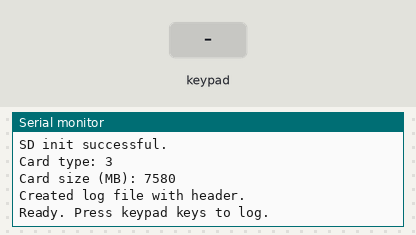
A sketch run on a simulated ESP32. On the bench: the last lines printed to the serial monitor. Inputs (shaded band) come from the test bench. Storage starts empty.

Above: at 1.7 s.
1.8 s: key '1' pressed
At 3.0 s:
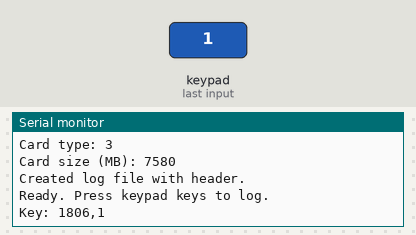
3.3 s: keypad keys 1 3 1 2 2 7 1 4 # pressed 0.4 s apart
At 8.0 s:
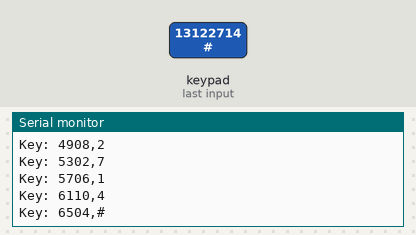
8.4 s: key '*' pressed
At 9.5 s:
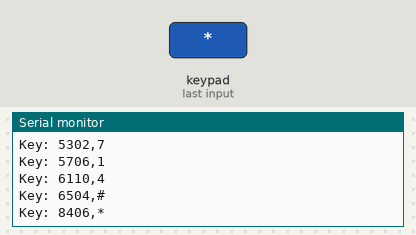
9.9 s: keypad keys 1 3 1 2 2 7 1 4 pressed 0.4 s apart
At 13.8 s:
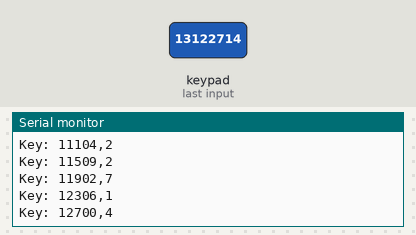
Timing chart, 0 to 15.3 s (numbered marks = the images above; inputs shaded):
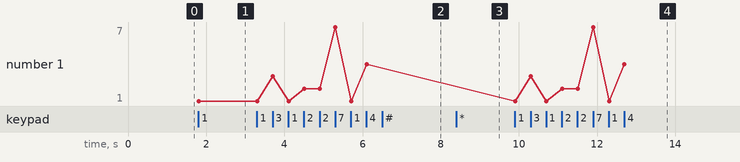

The sketch:

Test_sdcard_module.ino
```cpp
// Keypad -> SD card logger test for ESP32
// Uses custom SPI pin mapping so it won't conflict with your HX711 + I2C LCD pins

#include <Arduino.h>
#include <SPI.h>
#include <SD.h>
#include <Keypad.h>

// ---------- SD card SPI pin mapping (custom) ----------
static const int SD_CS   = 5;   // Chip Select (default, reliable on DevKit when not held low at boot)
static const int SD_SCK  = 17;  // SCK (TX2/U2_TXD)
static const int SD_MISO = 25;  // MISO
static const int SD_MOSI = 21;  // MOSI

// ---------- Keypad (reuse your existing mapping) ----------
const byte ROWS = 4;
const byte COLS = 3;
char keys[ROWS][COLS] = {
  {'1','2','3'},
  {'4','5','6'},
  {'7','8','9'},
  {'*','0','#'}
};
// Your project’s pins:
byte rowPins[ROWS] = {13, 12, 27, 14};
byte colPins[COLS] = {26, 33, 32};

Keypad keypad = Keypad(makeKeymap(keys), rowPins, colPins, ROWS, COLS);

// File name on SD
const char* LOG_FILE = "/keypad_log.txt";

// Helper to append text to the log file, with retry if needed
void appendToLog(const String &line) {
  File f = SD.open(LOG_FILE, FILE_WRITE);
  if (!f) {
    Serial.println("Failed to open log file (write). Retrying SD init...");
    // Try a quick re-init
    SD.end();
    delay(50);
    pinMode(SD_CS, OUTPUT);
    digitalWrite(SD_CS, HIGH);
    SPI.begin(SD_SCK, SD_MISO, SD_MOSI, SD_CS);
    if (!SD.begin(SD_CS, SPI, 1000000)) {
      Serial.println("Re-init failed.");
      return;
    }
    // Retry open
    f = SD.open(LOG_FILE, FILE_WRITE);
    if (!f) {
      Serial.println("Failed to open log file after re-init");
      return;
    }
  }
  // Append by seeking to end for reliability
  f.seek(f.size());
  f.println(line);
  f.close();
}

void setup() {
  Serial.begin(115200);
  delay(500);

  // Ensure CS idles high before touching SPI
  pinMode(SD_CS, OUTPUT);
  digitalWrite(SD_CS, HIGH);

  // Initialize remapped SPI bus
  SPI.begin(SD_SCK, SD_MISO, SD_MOSI, SD_CS);

  // Try to initialize SD (start slow for signal integrity)
  Serial.println("Initializing SD card...");
  bool sdOk = SD.begin(SD_CS, SPI); // default clock (~4 MHz on ESP32)
  if (!sdOk) {
    Serial.println("SD init failed! Check wiring and power.\n"
                   "- If your SD adapter has a regulator/level shifters (big 'Micro SD Card Module'), power it with 5V.\n"
                   "- If it's a bare microSD breakout/socket, power it with 3.3V only.\n"
                   "Wiring: CS=5, SCK=17, MOSI=21, MISO=25");
  } else {
    Serial.println("SD init successful.");

    // Optional diagnostics
    if (SD.cardType() != CARD_NONE) {
      Serial.print("Card type: ");
      Serial.println(SD.cardType());
      Serial.print("Card size (MB): ");
      Serial.println((uint32_t)(SD.cardSize() / (1024ULL * 1024ULL)));
    }

    // Create file with header if not present
    if (!SD.exists(LOG_FILE)) {
      File f = SD.open(LOG_FILE, FILE_WRITE);
      if (f) {
        f.println("timestamp_ms,key");
        f.close();
        Serial.println("Created log file with header.");
      } else {
        Serial.println("Failed to create log file header");
      }
    } else {
      Serial.println("Log file exists.");
    }
  }

  Serial.println("Ready. Press keypad keys to log.");
}

void loop() {
  char key = keypad.getKey();
  if (key) {
    unsigned long t = millis();
    String line = String(t) + "," + key;
    Serial.print("Key: ");
    Serial.println(line);
    appendToLog(line);
  }
}
```

Measured:
- after the input at 1.8 s, the serial monitor: prints a new line at once (image 1)
- after the input at 3.3 s, the serial monitor: prints a new line at once (image 2)
- after the input at 8.4 s, the serial monitor: prints a new line at once (image 3)
- after the input at 9.9 s, the serial monitor: prints a new line at once (image 4)
- plotted number 1: 1 → 4 after the input at 3.3 s
